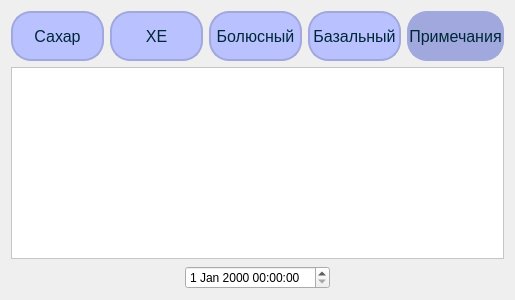
          <widget class="QWidget" name="tab_5">
           <attribute name="title">
            <string>Примечания</string>
           </attribute>
           <layout class="QHBoxLayout" name="horizontalLayout_20">
            <item>
             <layout class="QHBoxLayout" name="horizontalLayout_12">
              <item>
               <layout class="QVBoxLayout" name="verticalLayout_24">
                <item>
                 <layout class="QHBoxLayout" name="horizontalLayout_15">
                  <item>
                   <widget class="QPushButton" name="ButtonSugar_Notes">
                    <property name="enabled">
                     <bool>true</bool>
                    </property>
                    <property name="sizePolicy">
                     <sizepolicy hsizetype="Fixed" vsizetype="Fixed">
                      <horstretch>0</horstretch>
                      <verstretch>0</verstretch>
                     </sizepolicy>
                    </property>
                    <property name="minimumSize">
                     <size>
                      <width>93</width>
                      <height>50</height>
                     </size>
                    </property>
                    <property name="styleSheet">
                     <string notr="true">QPushButton{font-family: 'Roboto medium';
font-size: 16px;
color: rgb(0, 39, 57);
background-color: rgb(185, 194, 255);
	border-color: rgb(160, 168, 221);
border: 2px solid rgb(160, 168, 221) ;
border-radius: 20px;}
QPushButton:pressed {
	background-color: rgb(160, 168, 221);
}</string>
                    </property>
                    <property name="text">
                     <string>Сахар</string>
                    </property>
                   </widget>
                  </item>
                  <item>
                   <widget class="QPushButton" name="ButtonHE_Notes">
                    <property name="sizePolicy">
                     <sizepolicy hsizetype="Fixed" vsizetype="Fixed">
                      <horstretch>0</horstretch>
                      <verstretch>0</verstretch>
                     </sizepolicy>
                    </property>
                    <property name="minimumSize">
                     <size>
                      <width>93</width>
                      <height>50</height>
                     </size>
                    </property>
                    <property name="styleSheet">
                     <string notr="true">QPushButton{font-family: 'Roboto medium';
font-size: 16px;
color: rgb(0, 39, 57);
background-color: rgb(185, 194, 255);
	border-color: rgb(160, 168, 221);
border: 2px solid rgb(160, 168, 221) ;
border-radius: 20px;}
QPushButton:pressed {
	background-color: rgb(160, 168, 221);
}</string>
                    </property>
                    <property name="text">
                     <string>ХЕ</string>
                    </property>
                   </widget>
                  </item>
                  <item>
                   <widget class="QPushButton" name="ButtonBolus_Notes">
                    <property name="sizePolicy">
                     <sizepolicy hsizetype="Fixed" vsizetype="Fixed">
                      <horstretch>0</horstretch>
                      <verstretch>0</verstretch>
                     </sizepolicy>
                    </property>
                    <property name="minimumSize">
                     <size>
                      <width>93</width>
                      <height>50</height>
                     </size>
                    </property>
                    <property name="styleSheet">
                     <string notr="true">QPushButton{font-family: 'Roboto medium';
font-size: 16px;
color: rgb(0, 39, 57);
background-color: rgb(185, 194, 255);
	border-color: rgb(160, 168, 221);
border: 2px solid rgb(160, 168, 221) ;
border-radius: 20px;}
QPushButton:pressed {
	background-color: rgb(160, 168, 221);
}</string>
                    </property>
                    <property name="text">
                     <string>Болюсный</string>
                    </property>
                   </widget>
                  </item>
                  <item>
                   <widget class="QPushButton" name="ButtonBazal_Notes">
                    <property name="sizePolicy">
                     <sizepolicy hsizetype="Fixed" vsizetype="Fixed">
                      <horstretch>0</horstretch>
                      <verstretch>0</verstretch>
                     </sizepolicy>
                    </property>
                    <property name="minimumSize">
                     <size>
                      <width>93</width>
                      <height>50</height>
                     </size>
                    </property>
                    <property name="styleSheet">
                     <string notr="true">QPushButton{font-family: 'Roboto medium';
font-size: 16px;
color: rgb(0, 39, 57);
background-color: rgb(185, 194, 255);
	border-color: rgb(160, 168, 221);
border: 2px solid rgb(160, 168, 221) ;
border-radius: 20px;}
QPushButton:pressed {
	background-color: rgb(160, 168, 221);
}</string>
                    </property>
                    <property name="text">
                     <string>Базальный</string>
                    </property>
                   </widget>
                  </item>
                  <item>
                   <widget class="QPushButton" name="ButtonNotes_Notes">
                    <property name="sizePolicy">
                     <sizepolicy hsizetype="Fixed" vsizetype="Fixed">
                      <horstretch>0</horstretch>
                      <verstretch>0</verstretch>
                     </sizepolicy>
                    </property>
                    <property name="minimumSize">
                     <size>
                      <width>93</width>
                      <height>50</height>
                     </size>
                    </property>
                    <property name="styleSheet">
                     <string notr="true">QPushButton{font-family: 'Roboto medium';
font-size: 16px;
color: rgb(0, 39, 57);
background-color: rgb(160, 168, 221);
	border-color: rgb(160, 168, 221);
border: 2px solid rgb(160, 168, 221) ;
border-radius: 20px;}
QPushButton:pressed {
	background-color: rgb(160, 168, 221);
}</string>
                    </property>
                    <property name="text">
                     <string>Примечания</string>
                    </property>
                   </widget>
                  </item>
                 </layout>
                </item>
                <item>
                 <layout class="QVBoxLayout" name="verticalLayout_25">
                  <property name="spacing">
                   <number>7</number>
                  </property>
                  <item>
                   <widget class="QTextEdit" name="textEdit">
                    <property name="sizePolicy">
                     <sizepolicy hsizetype="Minimum" vsizetype="Expanding">
                      <horstretch>0</horstretch>
                      <verstretch>0</verstretch>
                     </sizepolicy>
                    </property>
                    <property name="styleSheet">
                     <string notr="true">font: 9pt &quot;Verdana&quot;;
background-color: rgb(255, 255, 255);</string>
                    </property>
                   </widget>
                  </item>
                  <item alignment="Qt::AlignHCenter|Qt::AlignVCenter">
                   <widget class="QDateTimeEdit" name="dateTimeEdit_12">
                    <property name="sizePolicy">
                     <sizepolicy hsizetype="Fixed" vsizetype="Fixed">
                      <horstretch>0</horstretch>
                      <verstretch>0</verstretch>
                     </sizepolicy>
                    </property>
                    <property name="baseSize">
                     <size>
                      <width>140</width>
                      <height>40</height>
                     </size>
                    </property>
                    <property name="layoutDirection">
                     <enum>Qt::LeftToRight</enum>
                    </property>
                    <property name="calendarPopup">
                     <bool>false</bool>
                    </property>
                    <property name="timeSpec">
                     <enum>Qt::LocalTime</enum>
                    </property>
                   </widget>
                  </item>
                 </layout>
                </item>
               </layout>
              </item>
             </layout>
            </item>
           </layout>
          </widget>
